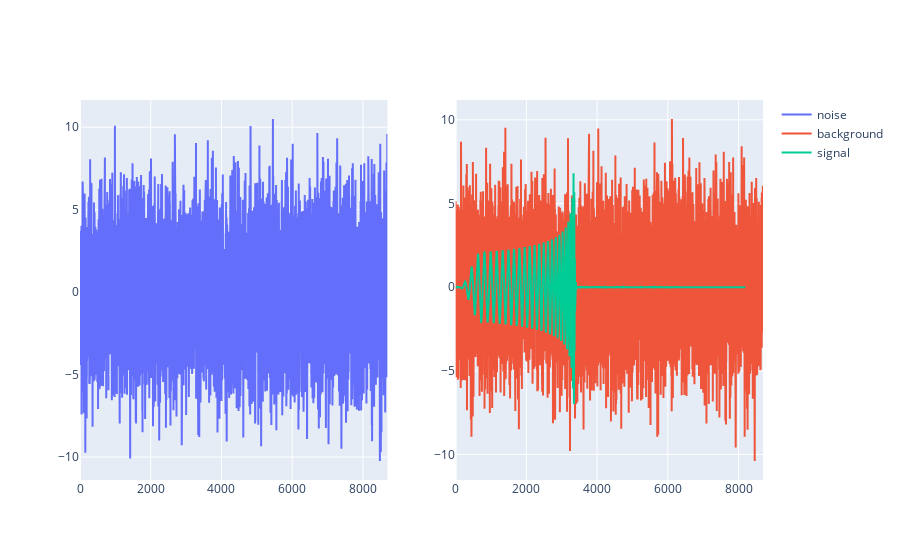

Here is the notebook cell this chart was saved with:
### Code cell
import numpy as np
from plotly.subplots import make_subplots
import plotly.graph_objects as go

# get the index corresponding to the first pure noise time series
background_idx = np.argmin(gau_labels)
# get the index corresponding to the first noise + gravitational wave time series
signal_idx = np.argmax(gau_labels)

ts_noise = noisy_gausignals[background_idx] # vector de ruido solo
ts_background = noisy_gausignals[signal_idx] # vector de onda gravitacional con ruido 
ts_signal = gw_gausignals[signal_idx] # vector de onda sin ruido

fig = make_subplots(rows=1, cols=2)

# Grafica de ruido gauseano generado 
fig.add_trace(
    go.Scatter(x=list(range(len(ts_noise))), y=ts_noise, mode="lines", name="noise"),
    row=1,
    col=1,
)

# Grafica de onda gravitacional sin ruido 
fig.add_trace(
    go.Scatter(
        x=list(range(len(ts_background))),
        y=ts_background,
        mode="lines",
        name="background",
    ),
    row=1,
    col=2,
)

# Grafica de onda gravitacional con ruido 
fig.add_trace(
    go.Scatter(x=list(range(len(ts_signal))), y=ts_signal, mode="lines", name="signal"),
    row=1,
    col=2,
)
fig.show()

### Figure 1 — Plotly figure (JSON) as saved in the notebook; plotly's stock layout.template omitted (floating-point values rounded to 4 significant figures; data arrays with more than 128 entries replaced by an {"elided": "..."} marker saying what was removed)
{"data": [{"mode": "lines", "name": "noise", "type": "scatter", "x": {"elided": "8692 int values"}, "xaxis": "x", "y": {"elided": "8692 float values"}, "yaxis": "y"}, {"mode": "lines", "name": "background", "type": "scatter", "x": {"elided": "8692 int values"}, "xaxis": "x2", "y": {"elided": "8692 float values"}, "yaxis": "y2"}, {"mode": "lines", "name": "signal", "type": "scatter", "x": {"elided": "8192 int values"}, "xaxis": "x2", "y": {"elided": "8192 float values"}, "yaxis": "y2"}], "layout": {"xaxis": {"anchor": "y", "domain": [0, 0.45]}, "xaxis2": {"anchor": "y2", "domain": [0.55, 1]}, "yaxis": {"anchor": "x", "domain": [0, 1]}, "yaxis2": {"anchor": "x2", "domain": [0, 1]}}}
